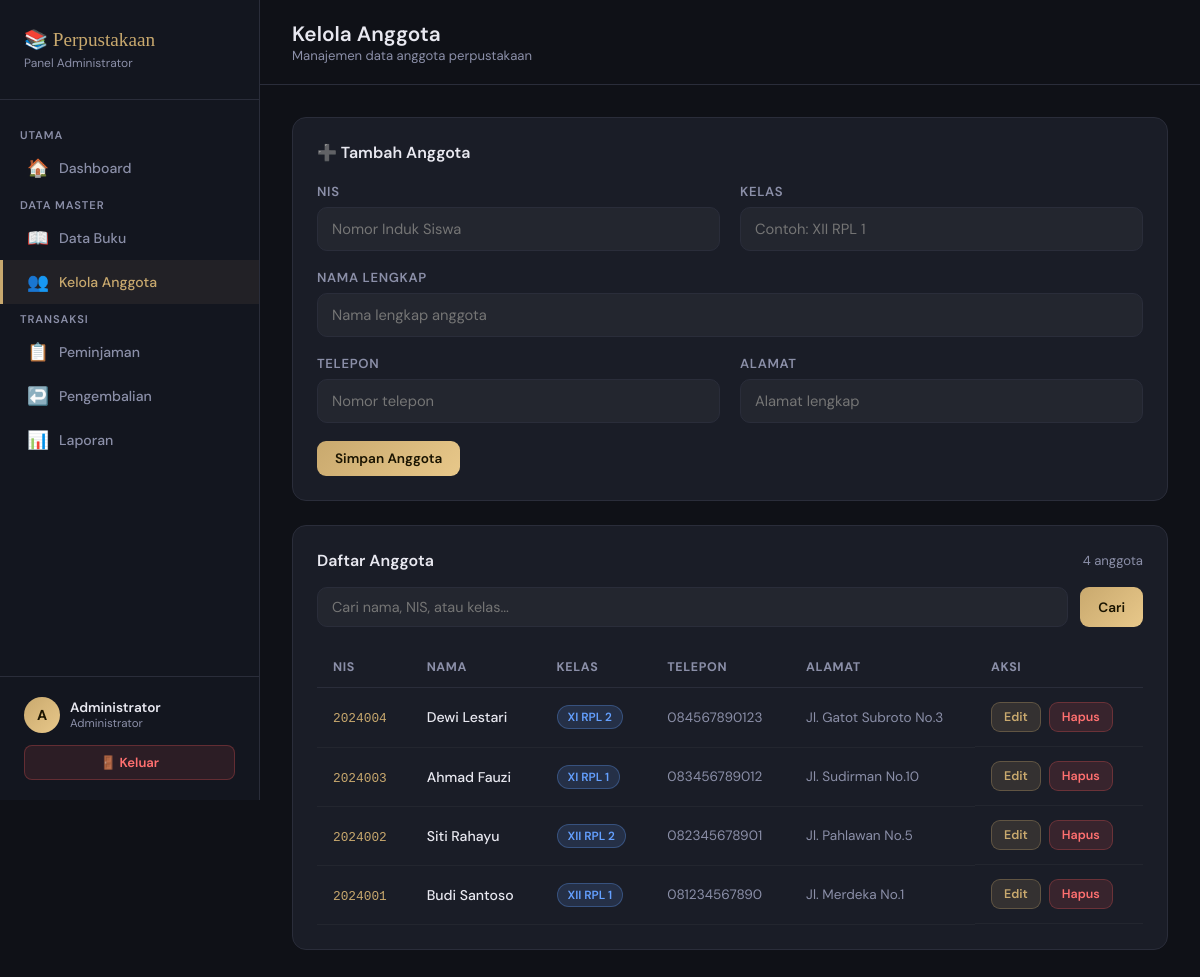
Page /admin/anggota.php (signed in) on the committed database.
### tables this page shows
CREATE TABLE IF NOT EXISTS anggota (
    id INT AUTO_INCREMENT PRIMARY KEY,
    nis VARCHAR(20) NOT NULL UNIQUE,
    nama VARCHAR(100) NOT NULL,
    kelas VARCHAR(20),
    alamat TEXT,
    telepon VARCHAR(15),
    user_id INT,
    created_at TIMESTAMP DEFAULT CURRENT_TIMESTAMP,
    FOREIGN KEY (user_id) REFERENCES user(id) ON DELETE SET NULL
);

### admin/anggota.php (the view, shortened to what this page needs)
<?php
include "../koneksi.php";
include "../includes/navbar_admin.php";
$edit_data = null;
$search = isset($_GET['q']) ? mysqli_real_escape_string($conn, $_GET['q']) : '';
$where  = $search ? "WHERE nama LIKE '%$search%' OR nis LIKE '%$search%' OR kelas LIKE '%$search%'" : '';
$query  = mysqli_query($conn, "SELECT * FROM anggota $where ORDER BY id DESC");
?>
<div class="topbar">
    <div>
        <h1>Kelola Anggota</h1>
        <div class="breadcrumb">Manajemen data anggota perpustakaan</div>
    </div>
</div>
<div class="content">
<div class="card">
    <h3 style="font-size:1rem;font-weight:600;margin-bottom:20px;"><?= $edit_data ? '✏️ Edit Anggota' : '➕ Tambah Anggota' ?></h3>
    <form method="POST">
        <div class="form-row">
            <div class="form-group">
                <label>NIS</label>
                <input type="text" name="nis" value="<?= htmlspecialchars($edit_data['nis'] ?? '') ?>" placeholder="Nomor Induk Siswa" required>
            </div>
            <div class="form-group">
                <label>Kelas</label>
                <input type="text" name="kelas" value="<?= htmlspecialchars($edit_data['kelas'] ?? '') ?>" placeholder="Contoh: XII RPL 1" required>
            </div>
        </div>
        <div class="form-group">
            <label>Nama Lengkap</label>
            <input type="text" name="nama" value="<?= htmlspecialchars($edit_data['nama'] ?? '') ?>" placeholder="Nama lengkap anggota" required>
        </div>
        <div class="form-row">
            <div class="form-group">
                <label>Telepon</label>
                <input type="text" name="telepon" value="<?= htmlspecialchars($edit_data['telepon'] ?? '') ?>" placeholder="Nomor telepon">
            </div>
            <div class="form-group">
                <label>Alamat</label>
                <input type="text" name="alamat" value="<?= htmlspecialchars($edit_data['alamat'] ?? '') ?>" placeholder="Alamat lengkap">
            </div>
        </div>
        <div style="display:flex;gap:12px;">
            <button type="submit" name="simpan" class="btn btn-primary"><?= $edit_data ? 'Update Anggota' : 'Simpan Anggota' ?></button>
        </div>
    </form>
</div>
<div class="card">
    <div style="display:flex;justify-content:space-between;align-items:center;margin-bottom:16px;">
        <h3 style="font-size:1rem;font-weight:600;">Daftar Anggota</h3>
        <span style="font-size:.82rem;color:var(--muted);"><?= mysqli_num_rows($query) ?> anggota</span>
    </div>
    <form method="GET" class="search-box">
        <input type="text" name="q" value="<?= htmlspecialchars($search) ?>" placeholder="Cari nama, NIS, atau kelas...">
        <button type="submit" class="btn btn-primary">Cari</button>
    </form>
    <table>
        <thead>
            <tr><th>NIS</th><th>Nama</th><th>Kelas</th><th>Telepon</th><th>Alamat</th><th>Aksi</th></tr>
        </thead>
        <tbody>
            <?php while($row = mysqli_fetch_assoc($query)): ?>
            <tr>
                <td><code style="color:var(--gold);font-size:.8rem;"><?= $row['nis'] ?></code></td>
                <td style="font-weight:500;"><?= htmlspecialchars($row['nama']) ?></td>
                <td><span class="badge badge-blue"><?= htmlspecialchars($row['kelas']) ?></span></td>
                <td style="color:var(--muted);font-size:.85rem;"><?= $row['telepon'] ?: '-' ?></td>
                <td style="color:var(--muted);font-size:.85rem;"><?= htmlspecialchars($row['alamat'] ?: '-') ?></td>
                <td style="display:flex;gap:8px;">
                    <a href="anggota.php?edit=<?= $row['id'] ?>" class="btn btn-sm" style="background:rgba(201,169,110,.15);border:1px solid rgba(201,169,110,.3);color:var(--gold);">Edit</a>
                    <a href="anggota.php?hapus=<?= $row['id'] ?>" class="btn btn-sm btn-danger" onclick="return confirm('Yakin hapus anggota ini?')">Hapus</a>
                </td>
            </tr>
            <?php endwhile; ?>
        </tbody>
    </table>
</div>
</div>
</div></body></html>

### includes/navbar_admin.php (style rules this page uses)
:root { --bg:#0f1117;--sidebar:#13161f;--card:#1a1d27;--border:#2a2d3a;--gold:#c9a96e;--gold-light:#e8c88a;--text:#e8e8f0;--muted:#8b8fa8;--danger:#e05555;--success:#4dbd74; }
* { margin:0;padding:0;box-sizing:border-box; }
body { font-family:'DM Sans',sans-serif;background:var(--bg);color:var(--text);display:flex;min-height:100vh; }
.topbar { padding:20px 32px;border-bottom:1px solid var(--border);background:var(--bg);display:flex;align-items:center;justify-content:space-between; }
.topbar h1 { font-size:1.3rem;font-weight:600; }
.topbar .breadcrumb { font-size:.82rem;color:var(--muted); }
.content { padding:32px;flex:1; }
.card { background:var(--card);border:1px solid var(--border);border-radius:14px;padding:24px;margin-bottom:24px; }
table { width:100%;border-collapse:collapse; }
thead th { text-align:left;padding:12px 16px;font-size:.78rem;color:var(--muted);text-transform:uppercase;letter-spacing:.05em;border-bottom:1px solid var(--border); }
tbody td { padding:14px 16px;font-size:.88rem;border-bottom:1px solid rgba(255,255,255,.04); }
.badge { display:inline-block;padding:3px 10px;border-radius:20px;font-size:.74rem;font-weight:600; }
.badge-blue { background:rgba(100,160,255,.15);color:#64a0ff;border:1px solid rgba(100,160,255,.3); }
.btn { display:inline-block;padding:9px 18px;border-radius:9px;font-size:.85rem;font-weight:600;text-decoration:none;border:none;cursor:pointer;font-family:'DM Sans',sans-serif;transition:all .2s; }
.btn-primary { background:linear-gradient(135deg,var(--gold),var(--gold-light));color:#1a1400; }
.btn-danger { background:rgba(224,85,85,.15);border:1px solid rgba(224,85,85,.3);color:#ff7070; }
.btn-sm { padding:6px 12px;font-size:.78rem; }
.form-group { margin-bottom:18px; }
.form-group label { display:block;font-size:.82rem;font-weight:600;color:var(--muted);margin-bottom:7px;text-transform:uppercase;letter-spacing:.05em; }
.form-group input,.form-group select,.form-group textarea { width:100%;background:rgba(255,255,255,.04);border:1px solid var(--border);border-radius:10px;padding:11px 14px;color:var(--text);font-size:.92rem;font-family:'DM Sans',sans-serif;transition:all .2s;outline:none; }
.form-row { display:grid;grid-template-columns:1fr 1fr;gap:20px; }
.search-box { display:flex;gap:12px;margin-bottom:20px; }
.search-box input { flex:1;background:rgba(255,255,255,.04);border:1px solid var(--border);border-radius:10px;padding:10px 14px;color:var(--text);font-size:.9rem;font-family:'DM Sans',sans-serif;outline:none; }

### rows in the picture
anggota: nis "2024004", nama "Dewi Lestari", kelas "XI RPL 2", telepon "084567890123", alamat "Jl. Gatot Subroto No.3"
anggota: nis "2024003", nama "Ahmad Fauzi", kelas "XI RPL 1", telepon "083456789012", alamat "Jl. Sudirman No.10"
anggota: nis "2024002", nama "Siti Rahayu", kelas "XII RPL 2", telepon "082345678901", alamat "Jl. Pahlawan No.5"
anggota: nis "2024001", nama "Budi Santoso", kelas "XII RPL 1", telepon "081234567890", alamat "Jl. Merdeka No.1"

### other values in the picture
substr($_SESSION['nama'], 0, 1) "A"
$_SESSION['nama'] "Administrator"
mysqli_num_rows($query) "4"
